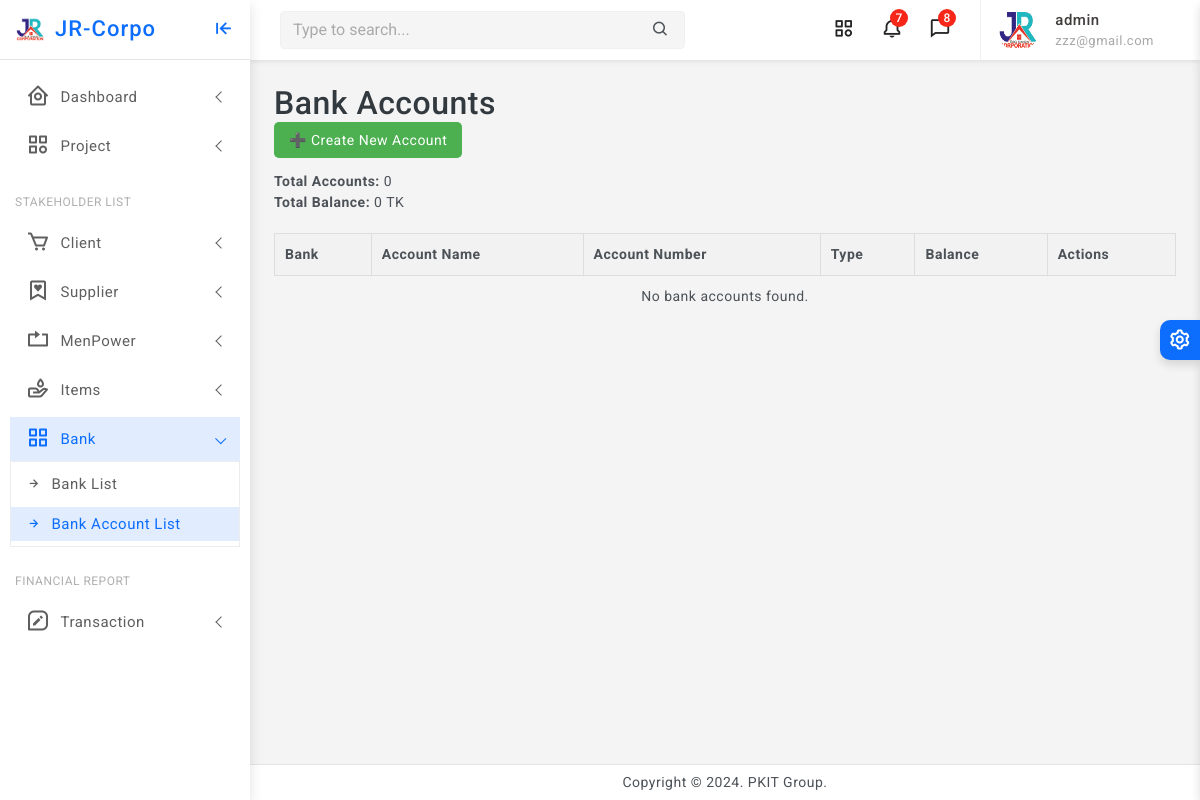
The app's page /bank/account/list/ (signed in), older data.
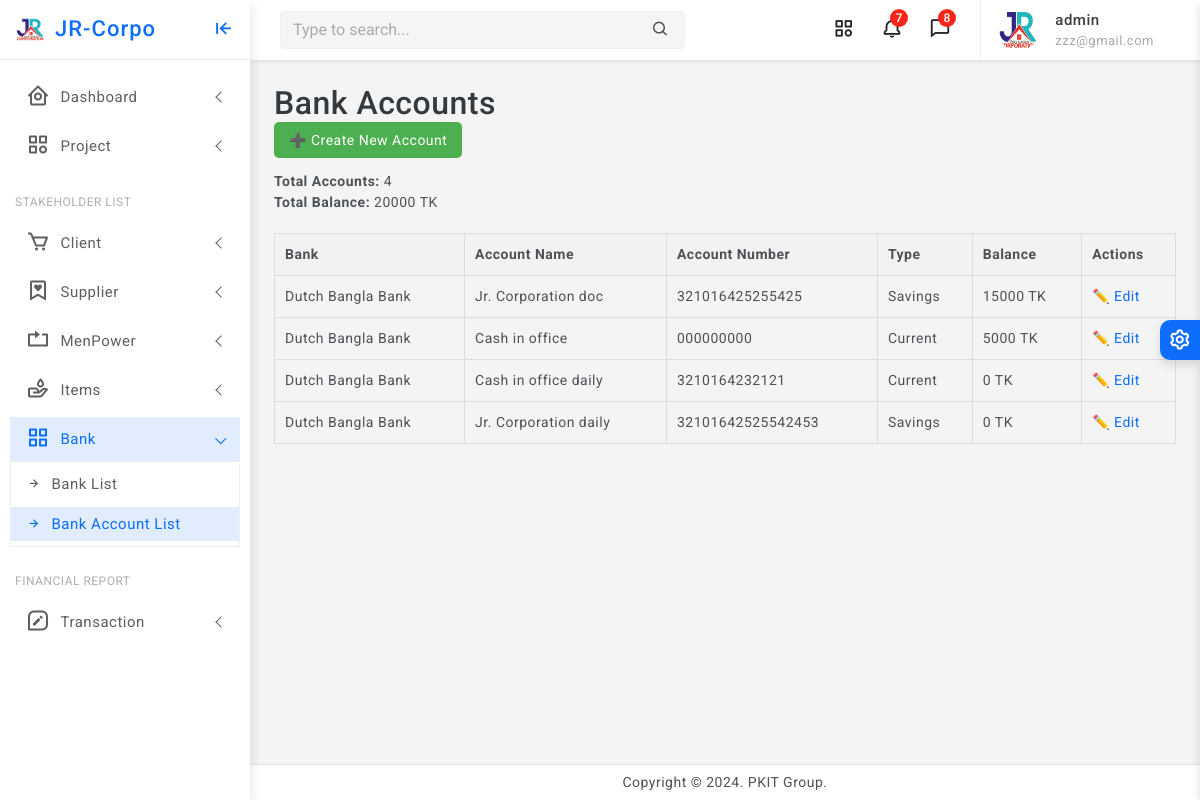
The same page, newer data.
### finance/models.py (models this page shows, shortened)
class BankAccount(models.Model):
    ACCOUNT_TYPES = [
        ('SAVINGS', 'Savings'),
        ('CURRENT', 'Current'),
        ('FIXED', 'Fixed Deposit'),
    ]
    bank = models.ForeignKey(Bank, on_delete=models.SET_NULL, null=True, blank=True, help_text="Select bank name")
    account_name = models.CharField(max_length=100, help_text="Account holder's name")
    account_number = models.CharField(max_length=50, unique=True)
    account_type = models.CharField(max_length=10, choices=ACCOUNT_TYPES, default='SAVINGS')
    balance = models.PositiveIntegerField(default=0)
    created_at = models.DateTimeField(auto_now_add=True)
    class Meta:
        verbose_name = "Bank Account"
        verbose_name_plural = "Bank Accounts"

class Bank(models.Model):
    name = models.CharField(max_length=100)

### finance/views.py (the view)
# urls.py: path('bank/account/list/', views.bank_accounts_list, name='bank_account_list'),
@staff_required
def bank_accounts_list(request):
    accounts = BankAccount.objects.all()
    total_balance = sum(account.balance for account in accounts)
    total_accounts = accounts.count()
    return render(request, 'bank/bank_account_list.html', {
        'accounts': accounts,
        'total_balance': total_balance,
        'total_accounts': total_accounts
    })

### finance/views.py (called while the page is built)
def staff_required(view_func):
    return user_passes_test(lambda u: u.is_authenticated and u.is_staff)(view_func)

### finance/templates/bank/bank_account_list.html
{% extends 'partials/base0.html' %}
{% load static %}
{% block content %}
<h2>Bank Accounts</h2>
<div style="margin-bottom: 20px;">
    <a href="{% url 'bank_account_create' %}" style="background-color: #4CAF50; color: white; padding: 10px 15px; text-decoration: none; border-radius: 5px;">➕ Create New Account</a>
</div>
<div style="margin-bottom: 20px;">
    <strong>Total Accounts:</strong> {{ total_accounts }}<br>
    <strong>Total Balance:</strong> {{ total_balance }} TK
</div>
<table style="width: 100%; border-collapse: collapse; margin-bottom: 20px;">
    <thead>
        <tr style="background-color: #f2f2f2;">
            <th style="padding: 10px; border: 1px solid #ddd;">Bank</th>
            <th style="padding: 10px; border: 1px solid #ddd;">Account Name</th>
            <th style="padding: 10px; border: 1px solid #ddd;">Account Number</th>
            <th style="padding: 10px; border: 1px solid #ddd;">Type</th>
            <th style="padding: 10px; border: 1px solid #ddd;">Balance</th>
            <th style="padding: 10px; border: 1px solid #ddd;">Actions</th>
        </tr>
    </thead>
    <tbody>
        {% for account in accounts %}
        <tr>
            <td style="padding: 10px; border: 1px solid #ddd;">{{ account.bank.name }}</td>
            <td style="padding: 10px; border: 1px solid #ddd;">{{ account.account_name }}</td>
            <td style="padding: 10px; border: 1px solid #ddd;">{{ account.account_number }}</td>
            <td style="padding: 10px; border: 1px solid #ddd;">{{ account.get_account_type_display }}</td>
            <td style="padding: 10px; border: 1px solid #ddd;">{{ account.balance }} TK</td>
            <td style="padding: 10px; border: 1px solid #ddd;">
                <a href="{% url 'bank_account_update' account.pk %}">✏️ Edit</a>
            </td>
        </tr>
        {% empty %}
        <tr>
            <td colspan="6" style="padding: 10px; text-align: center;">No bank accounts found.</td>
        </tr>
        {% endfor %}
    </tbody>
</table>
{% endblock %}

### templates/partials/base0.html (shortened to what this page needs)
<!doctype html>
<html lang="en">
{% load static %}
<head>
	<link href="{% static 'assets/plugins/vectormap/jquery-jvectormap-2.0.2.css' %}" rel="stylesheet"/>
	<link href="{% static 'assets/plugins/simplebar/css/simplebar.css' %}" rel="stylesheet" />
	<link href="{% static 'assets/plugins/perfect-scrollbar/css/perfect-scrollbar.css' %}" rel="stylesheet" />
	<link href="{% static 'assets/plugins/metismenu/css/metisMenu.min.css' %}" rel="stylesheet" />
	<link href="{% static 'assets/css/pace.min.css' %}" rel="stylesheet" />
	<link href="{% static 'assets/css/bootstrap.min.css' %}" rel="stylesheet">
	<link href="{% static 'assets/css/app.css' %}" rel="stylesheet">
	<link href="{% static 'assets/css/icons.css' %}" rel="stylesheet">
	<link rel="stylesheet" href="{% static 'assets/css/dark-theme.css' %}" />
	<link rel="stylesheet" href="{% static 'assets/css/semi-dark.css' %}" />
	<link rel="stylesheet" href="{% static 'assets/css/header-colors.css' %}" />
		<link rel="stylesheet" href="https://use.fontawesome.com/releases/v5.15.2/css/all.css"
>
</head>
<body>
	<div class="wrapper">
		<div class="sidebar-wrapper" data-simplebar="true">
			<div class="sidebar-header">
				<div>
					<img src="{% static 'assets/images/jr.png' %} " class="logo-icon" alt="logo icon">
				</div>
				<div>
					<h4 class="logo-text">JR-Corpo</h4>
				</div>
				<div class="toggle-icon ms-auto"><i class='bx bx-arrow-to-left'></i>
				</div>
			</div>
			<ul class="metismenu" id="menu">
				<li>
					<a href="javascript:;" class="has-arrow">
						<div class="parent-icon"><i class='bx bx-home-circle'></i>
						</div>
						<div class="menu-title">Dashboard</div>
					</a>
				</li>
				<li>
					<a href="javascript:;" class="has-arrow">
						<div class="parent-icon"><i class="bx bx-category"></i>
						</div>
						<div class="menu-title">Project</div>
					</a>
				</li>
				<li class="menu-label">Stakeholder List</li>
				<li>
					<a href="javascript:;" class="has-arrow">
						<div class="parent-icon"><i class='bx bx-cart'></i>
						</div>
						<div class="menu-title"> Client </div>
					</a>
				</li>
				<li>
					<a class="has-arrow" href="javascript:;">
						<div class="parent-icon"><i class='bx bx-bookmark-heart'></i>
						</div>
						<div class="menu-title">Supplier</div>
					</a>
				</li>
				<li>
					<a class="has-arrow" href="javascript:;">
						<div class="parent-icon"><i class="bx bx-repeat"></i>
						</div>
						<div class="menu-title">MenPower</div>
					</a>
				</li>
				<li>
					<a class="has-arrow" href="javascript:;">
						<div class="parent-icon"> <i class="bx bx-donate-blood"></i>
						</div>
						<div class="menu-title">Items</div>
					</a>
				</li>
				<li>
					<a class="has-arrow" href="javascript:;">
						<div class="parent-icon"><i class="bx bx-grid-alt"></i>
						</div>
						<div class="menu-title">Bank</div>
					</a>
					<ul>
						<li> <a href="{% url 'bank_list' %}"><i class="bx bx-right-arrow-alt"></i>Bank List</a>
						</li>
						<li> <a href="{% url 'bank_account_list' %}"><i class="bx bx-right-arrow-alt"></i>Bank Account List</a>
						</li>
					</ul>
				</li>
				<li class="menu-label">Financial Report</li>
				<li>
					<a class="has-arrow" href="javascript:;">
						<div class="parent-icon"><i class='bx bx-message-square-edit'></i>
						</div>
						<div class="menu-title">Transaction </div>
					</a>
				</li>
			</ul>
		</div>
	<header>
			<div class="topbar d-flex align-items-center">
				<nav class="navbar navbar-expand">
					<div class="search-bar flex-grow-1">
						<div class="position-relative search-bar-box">
							<input type="text" class="form-control search-control" placeholder="Type to search..."> <span class="position-absolute top-50 search-show translate-middle-y"><i class='bx bx-search'></i></span>
						</div>
					</div>
					<div class="top-menu ms-auto">
						<ul class="navbar-nav align-items-center">
							<li class="nav-item dropdown dropdown-large">
								<a class="nav-link dropdown-toggle dropdown-toggle-nocaret" href="#" role="button" data-bs-toggle="dropdown" aria-expanded="false">	<i class='bx bx-category'></i>
								</a>
							</li>
							<li class="nav-item dropdown dropdown-large">
								<a class="nav-link dropdown-toggle dropdown-toggle-nocaret position-relative" href="#" role="button" data-bs-toggle="dropdown" aria-expanded="false"> <span class="alert-count">7</span>
									<i class='bx bx-bell'></i>
								</a>
							</li>
							<li class="nav-item dropdown dropdown-large">
								<a class="nav-link dropdown-toggle dropdown-toggle-nocaret position-relative" href="#" role="button" data-bs-toggle="dropdown" aria-expanded="false"> <span class="alert-count">8</span>
									<i class='bx bx-comment'></i>
								</a>
							</li>
						</ul>
					</div>
					<div class="user-box dropdown">
						<a class="d-flex align-items-center nav-link dropdown-toggle dropdown-toggle-nocaret" href="#" role="button" data-bs-toggle="dropdown" aria-expanded="false">
							<img src="{% static 'assets/images/jr.png' %}" class="user-img" alt="user avatar">
							<div class="user-info ps-3">
								<p class="user-name mb-0">{{ user.username }}</p>
								<p class="designattion mb-0">{{ user.email }}</p>
							</div>
						</a>
					</div>
				</nav>
			</div>
	</header>
		<div class="page-wrapper">
			<div class="page-content">
				{% block content %}
				{% endblock %}
			</div>
		</div>
		<footer class="page-footer">
			<p class="mb-0">Copyright © 2024. PKIT Group.</p>
		</footer>
	</div>
	<div class="switcher-wrapper">
		<div class="switcher-btn"> <i class='bx bx-cog bx-spin'></i>
		</div>
	</div>
</body>
</html>

Row changes from the older to the newer data that the page shows:
added BankAccount: bank.name "Dutch Bangla Bank", account_name "Jr. Corporation doc", account_number "321016425255425", account_type "Savings", balance "15000"
added BankAccount: bank.name "Dutch Bangla Bank", account_name "Cash in office", account_number "000000000", account_type "Current", balance "5000"
added BankAccount: bank.name "Dutch Bangla Bank", account_name "Cash in office daily", account_number "3210164232121", account_type "Current", balance "0"
added BankAccount: bank.name "Dutch Bangla Bank", account_name "Jr. Corporation daily", account_number "32101642525542453", account_type "Savings", balance "0"
Text that changed along with them:
{{ total_accounts }}: "0" → "4"
{{ total_balance }}: "0" → "20000"
text no longer shown: "No bank accounts found."
